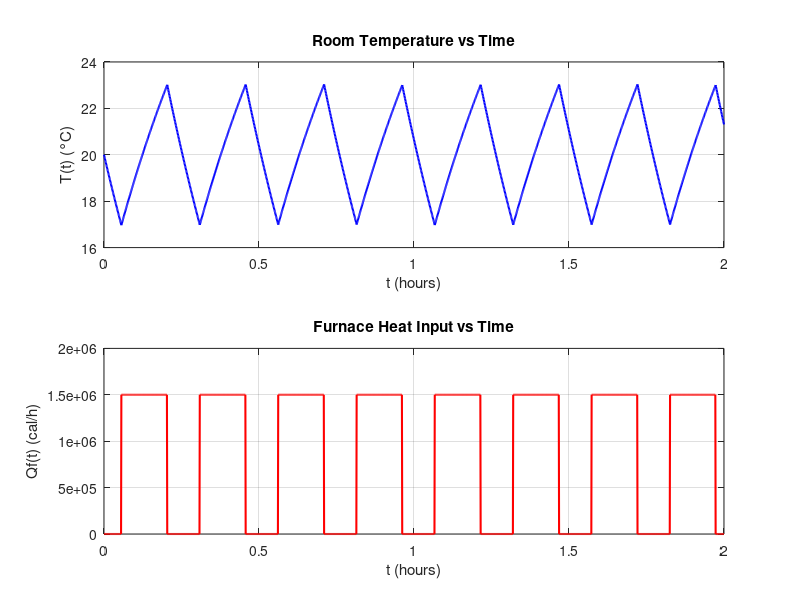
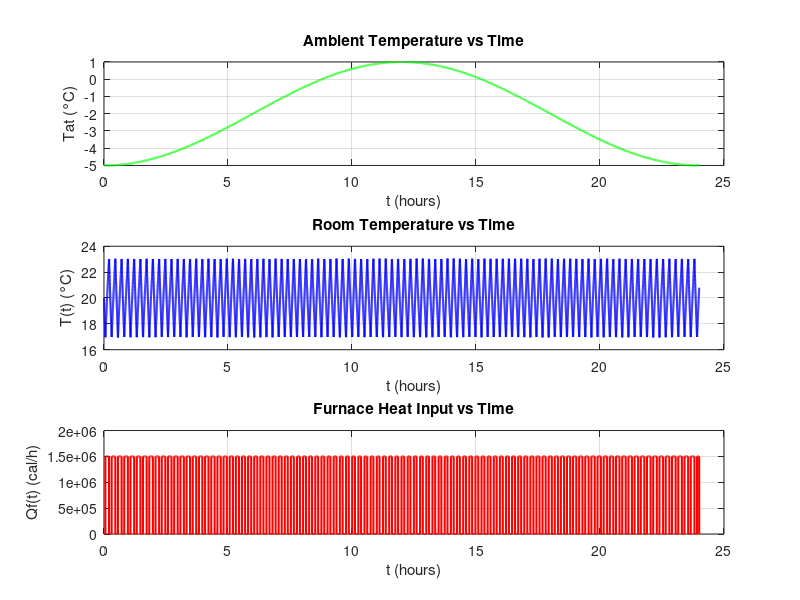

MATLAB code to generate these figures, in order:
%% Given Parameters
cp = 0.17;               % Heat capacity of air
rho = 1190;              % Density of air
UA = 35e3;               % Overall heat transfer coefficient
V = 75;                  % Volume of the room
Ta = -5.0;               % Ambient temperature
Qf_on = 1.5e6;           % Furnace heat input
T_initial = 20;          % Initial temperature

%% Problem 2.2

% Define Time Array
dt = 0.001;              
t_end = 2;               
t = 0:dt:t_end;         
N = length(t);           

% Variables
T = zeros(1, N);         
Qf = zeros(1, N);        
T(1) = T_initial;

% Explicit Euler Method
for n = 1:N-1
    % Value of Qf based on definition provided
    if T(n) < 17
        Qf(n) = Qf_on;   
    elseif T(n) > 23
        Qf(n) = 0;       
    else
        if n == 1
            Qf(n) = 0;   
        else
            Qf(n) = Qf(n-1); 
        end
    end
    
    % Provided differential equation
    dTdt = (Qf(n) - UA * (T(n) - Ta)) / (rho * V * cp);
    % One step of univariate Euler's method with fixed time step dt as
    % defined earlier
    T(n+1) = T(n) + dt * dTdt;
end

% Question 2.2
% Plot
figure;

totalGasSpentCal = sum(Qf) * dt

subplot(2, 1, 1);
plot(t, T, 'b', 'LineWidth', 1.5);
xlabel('t (hours)');
ylabel('T(t) (°C)');
title('Room Temperature vs Time');
grid on;

subplot(2, 1, 2);
plot(t, Qf, 'r', 'LineWidth', 1.5);
xlabel('t (hours)');
ylabel('Qf(t) (cal/h)');
title('Furnace Heat Input vs Time');
grid on;

saveas(gcf, 'Figures/figure22.png');

%% Question 2.3
furnace_on_indices = Qf == Qf_on;
t_On = sum(furnace_on_indices) * dt;
fprintf('The furnace was ON for %.3f hours.\n', t_On);

%% Question 2.4
% Redefine Time Period and Variables
dt = 0.001;              
t_end = 24;               
t = 0:dt:t_end;         
N = length(t);   
T = zeros(1, N);         
Qf = zeros(1, N);        
T(1) = T_initial;

% Redefine Ta
Tat = -2 -3 * cos(pi*t/12);

% Rerun Explicit Euler's Method with Ta(t)
for n = 1:N-1
    % Value of Qf based on definition provided
    if T(n) < 17
        Qf(n) = Qf_on;   
    elseif T(n) > 23
        Qf(n) = 0;       
    else
        if n == 1
            Qf(n) = 0;   
        else
            Qf(n) = Qf(n-1); 
        end
    end
    
    % Provided differential equation
    dTdt = (Qf(n) - UA * (T(n) - Tat(n))) / (rho * V * cp);
    % One step of univariate Euler's method with fixed time step dt as
    % defined earlier
    T(n+1) = T(n) + dt * dTdt;
end

totalGasSpentCal = sum(Qf) * dt

% Plot
figure;

subplot(3, 1, 1);
plot(t, Tat, 'g', 'LineWidth', 1.5);
xlabel('t (hours)');
ylabel('Tat (°C)');
title('Ambient Temperature vs Time');
grid on;

subplot(3, 1, 2);
plot(t, T, 'b', 'LineWidth', 1.5);
xlabel('t (hours)');
ylabel('T(t) (°C)');
title('Room Temperature vs Time');
grid on;

subplot(3, 1, 3);
plot(t, Qf, 'r', 'LineWidth', 1.5);
xlabel('t (hours)');
ylabel('Qf(t) (cal/h)');
title('Furnace Heat Input vs Time');
grid on;

saveas(gcf, 'Figures/figure24.png');
